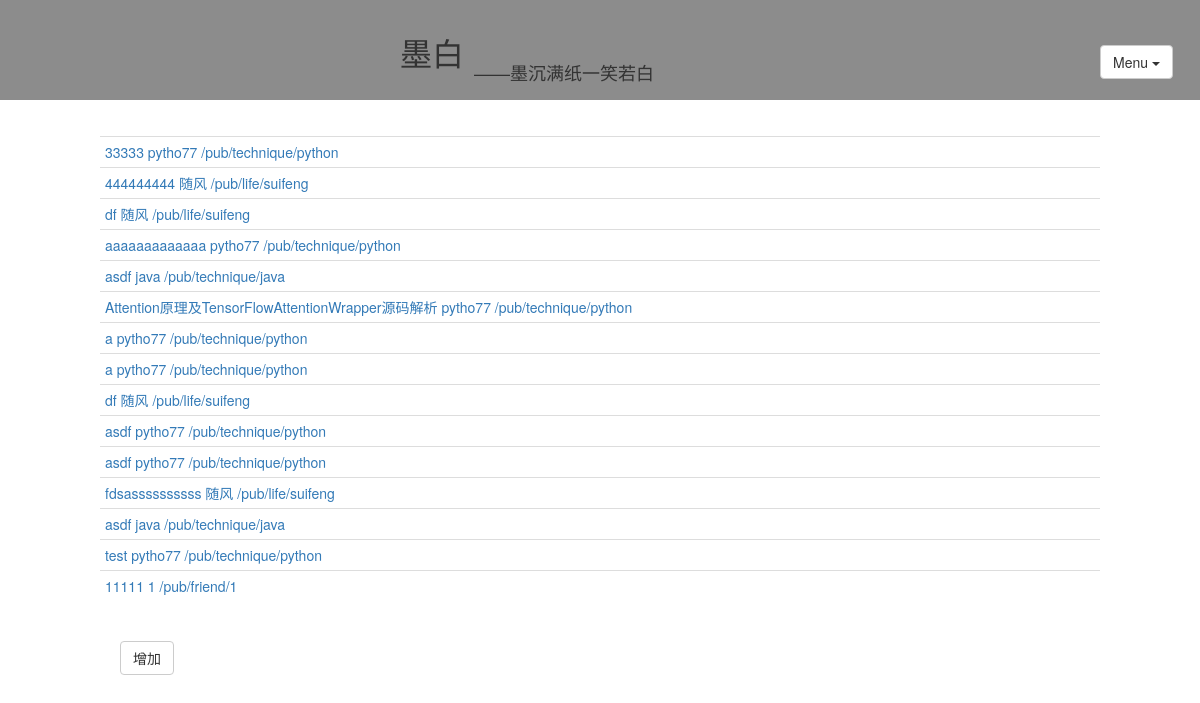
The page /lc/artical/ (signed in) on the database its author committed.
### king/models.py (models this page shows)
class Artical(models.Model):
    title = models.CharField(max_length=64)
    content = models.TextField()
    plate = models.ForeignKey("Plate",related_name='plate_artical')
    tags = models.ManyToManyField(Artical_tag,related_name='tag_atrical')
    publishTime = models.DateTimeField(auto_now_add=True)
    title_image = models.CharField(max_length=128,null=True,blank=True)
    def __str__(self):
        return "%s %s" % (self.title, self.plate)
    class Meta:
        verbose_name = "文章表"

class Plate(models.Model):
    category = models.ForeignKey("Category",related_name="plate")
    name = models.CharField(max_length=32)
    url = models.CharField(max_length=32)
    def __str__(self):
        return "%s %s" % (self.name, self.url)
    class Meta:
        verbose_name = "板块"

### king/function_.py (the view)
        def rec_para(request,*args,**kwargs):
            if not request.user.id:
                return HttpResponse('<h1> Permission denied;</h1>')
            if not models.MyUser.objects.get(id=request.user.id).is_admin:
                return HttpResponse('<h1>Permission denied;</h1>')
            return out_fun(request,*args,**kwargs)

### king/function_.py (called while the page is built)
def is_admin(*fargs,**fkwargs):
    def f1(out_fun):
        def rec_para(request,*args,**kwargs):
            if not request.user.id:
                return HttpResponse('<h1> Permission denied;</h1>')
            if not models.MyUser.objects.get(id=request.user.id).is_admin:
                return HttpResponse('<h1>Permission denied;</h1>')
            return out_fun(request,*args,**kwargs)
        return rec_para
    return f1

def get_userinfo(request):   #获取登录用户信息，用户发送给前端
    userinfo = None
    if request.user.id != None:
        return models.MyUser.objects.get(id=request.user.id)

### king/views.py (called while the page is built)
@login_required(login_url='/lc/login/')
@is_admin()
def table(request,table):
    userinfo = get_userinfo(request)
    admin_class = admin_config.enable_admins[table].model
    obj_list = admin_class.objects.all()
    return render(request, 'table_list.html', {"obj_list":obj_list,
                                        "userinfo":userinfo,
                                        "table":table})

### templates/table_list.html
{% extends 'admin_index.html' %}
{% load tags %}
{% block admin_index %}
<table class="table table-condensed ">
	{% for obj in obj_list %}
				<tr>
						<td><a href="{% url 'lc' %}{{ table }}/{{ obj.id }}">{{ obj }}</a>
						</td>
				</tr>
		{% endfor %}
</table>
		<a class="btn btn-default" href="{% url 'lc' %}{{ table }}/add" role="button" style="margin: 20px">增加</a>
{% endblock %}

### rows shown on the page
Artical: title+plate "33333 pytho77 /pub/technique/python"
Artical: title+plate "444444444 随风 /pub/life/suifeng"
Artical: title+plate "df 随风 /pub/life/suifeng"
Artical: title+plate "aaaaaaaaaaaaa pytho77 /pub/technique/python"
Artical: title+plate "asdf java /pub/technique/java"
Artical: title+plate "Attention原理及TensorFlowAttentionWrapper源码解析 pytho77 /pub/technique/python"
Artical: title+plate "a pytho77 /pub/technique/python"
Artical: title+plate "a pytho77 /pub/technique/python"
Artical: title+plate "df 随风 /pub/life/suifeng"
Artical: title+plate "asdf pytho77 /pub/technique/python"
Artical: title+plate "asdf pytho77 /pub/technique/python"
Artical: title+plate "fdsassssssssss 随风 /pub/life/suifeng"
Artical: title+plate "asdf java /pub/technique/java"
Artical: title+plate "test pytho77 /pub/technique/python"
Artical: title+plate "11111 1 /pub/friend/1"
